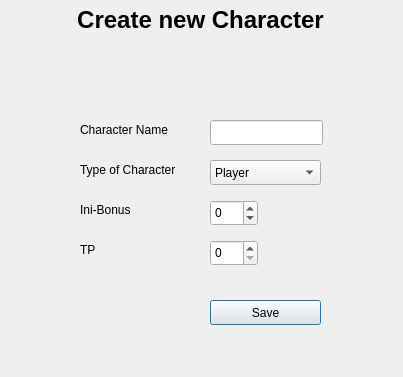
<?xml version="1.0" encoding="UTF-8"?>
<ui version="4.0">
 <class>character_creation_window</class>
 <widget class="QDialog" name="character_creation_window">
  <property name="geometry">
   <rect>
    <x>0</x>
    <y>0</y>
    <width>403</width>
    <height>377</height>
   </rect>
  </property>
  <property name="windowTitle">
   <string>Character Creation</string>
  </property>
  <widget class="QLineEdit" name="character_name">
   <property name="geometry">
    <rect>
     <x>210</x>
     <y>120</y>
     <width>113</width>
     <height>25</height>
    </rect>
   </property>
  </widget>
  <widget class="QLabel" name="label">
   <property name="geometry">
    <rect>
     <x>80</x>
     <y>120</y>
     <width>121</width>
     <height>20</height>
    </rect>
   </property>
   <property name="text">
    <string>Character Name</string>
   </property>
  </widget>
  <widget class="QComboBox" name="character_type">
   <property name="geometry">
    <rect>
     <x>210</x>
     <y>160</y>
     <width>111</width>
     <height>25</height>
    </rect>
   </property>
   <property name="editable">
    <bool>false</bool>
   </property>
   <item>
    <property name="text">
     <string>Player</string>
    </property>
   </item>
   <item>
    <property name="text">
     <string>NPC</string>
    </property>
   </item>
  </widget>
  <widget class="QLabel" name="label_2">
   <property name="geometry">
    <rect>
     <x>80</x>
     <y>160</y>
     <width>121</width>
     <height>20</height>
    </rect>
   </property>
   <property name="text">
    <string>Type of Character</string>
   </property>
  </widget>
  <widget class="QLabel" name="label_3">
   <property name="geometry">
    <rect>
     <x>80</x>
     <y>200</y>
     <width>121</width>
     <height>20</height>
    </rect>
   </property>
   <property name="text">
    <string>Ini-Bonus</string>
   </property>
  </widget>
  <widget class="QSpinBox" name="character_value">
   <property name="geometry">
    <rect>
     <x>210</x>
     <y>200</y>
     <width>48</width>
     <height>26</height>
    </rect>
   </property>
   <property name="minimum">
    <number>-999</number>
   </property>
   <property name="maximum">
    <number>999</number>
   </property>
  </widget>
  <widget class="QPushButton" name="save_character">
   <property name="geometry">
    <rect>
     <x>210</x>
     <y>300</y>
     <width>111</width>
     <height>25</height>
    </rect>
   </property>
   <property name="text">
    <string>Save</string>
   </property>
  </widget>
  <widget class="QLabel" name="label_4">
   <property name="geometry">
    <rect>
     <x>80</x>
     <y>240</y>
     <width>121</width>
     <height>20</height>
    </rect>
   </property>
   <property name="text">
    <string>TP</string>
   </property>
  </widget>
  <widget class="QSpinBox" name="character_life">
   <property name="geometry">
    <rect>
     <x>210</x>
     <y>240</y>
     <width>48</width>
     <height>26</height>
    </rect>
   </property>
   <property name="maximum">
    <number>999</number>
   </property>
  </widget>
  <widget class="QLabel" name="label_5">
   <property name="geometry">
    <rect>
     <x>10</x>
     <y>10</y>
     <width>381</width>
     <height>20</height>
    </rect>
   </property>
   <property name="font">
    <font>
     <pointsize>18</pointsize>
     <weight>75</weight>
     <bold>true</bold>
    </font>
   </property>
   <property name="text">
    <string>Create new Character</string>
   </property>
   <property name="alignment">
    <set>Qt::AlignCenter</set>
   </property>
  </widget>
 </widget>
 <resources/>
 <connections/>
</ui>
